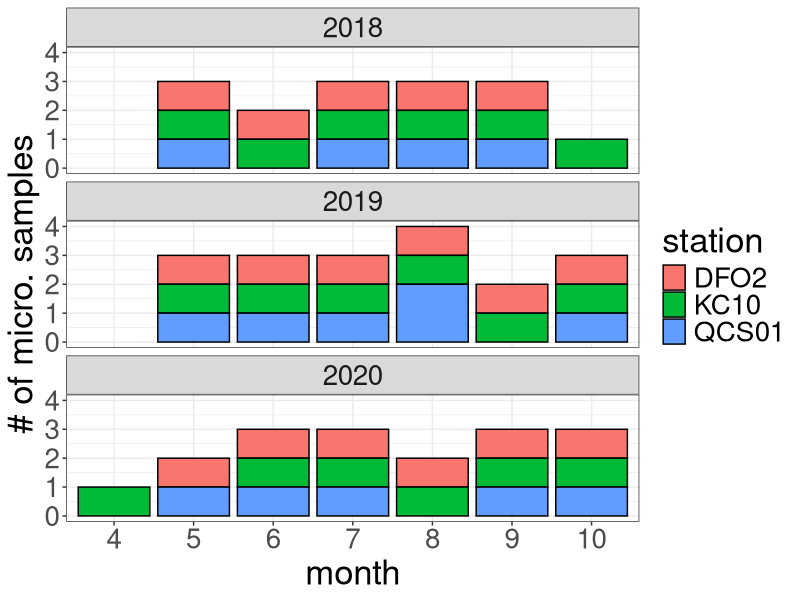
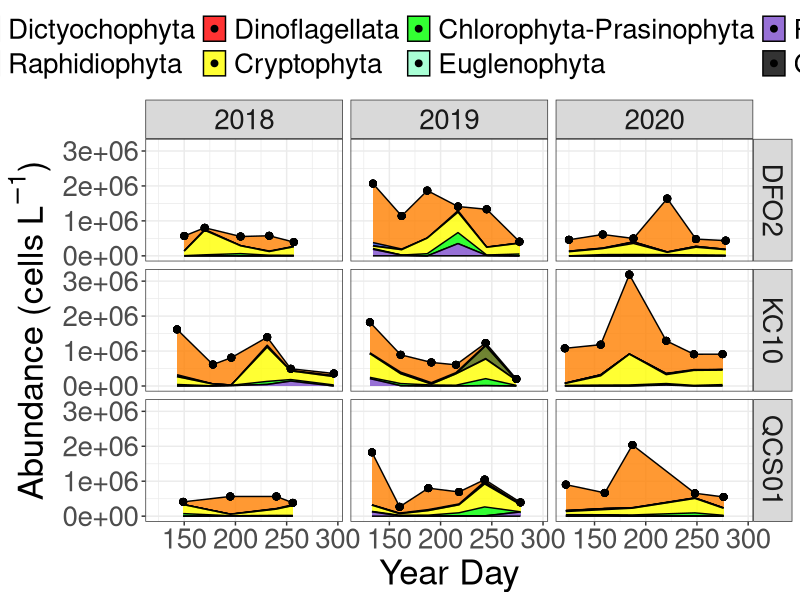
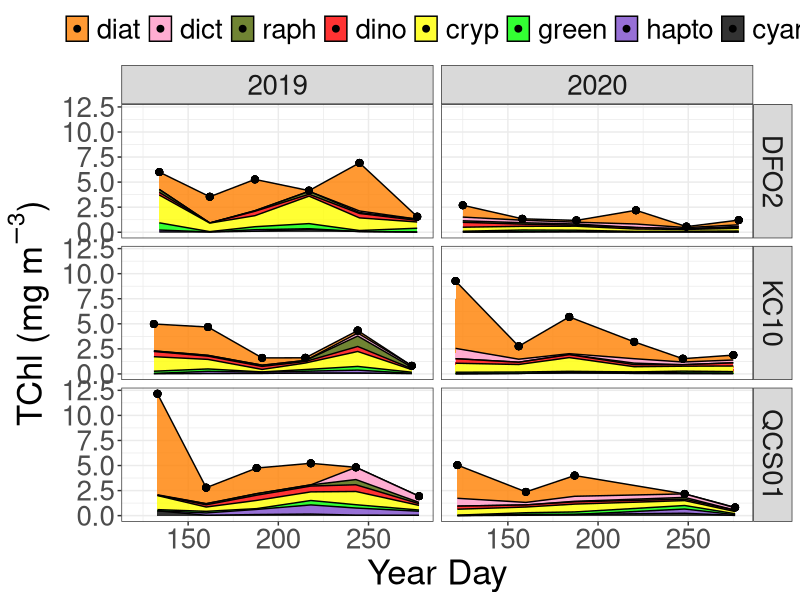
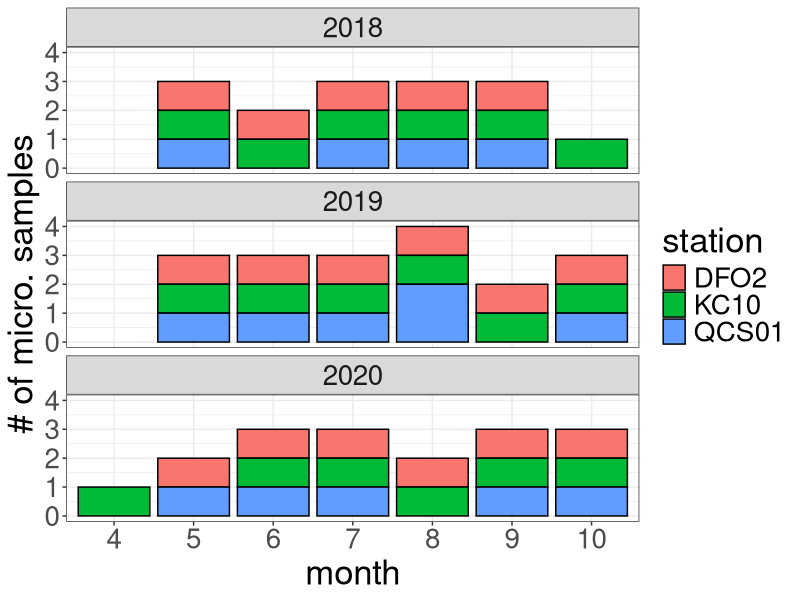
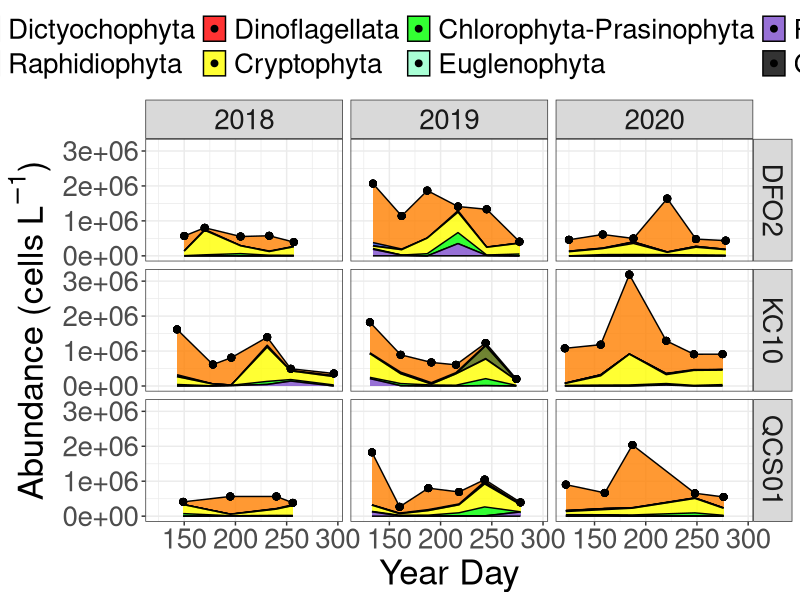
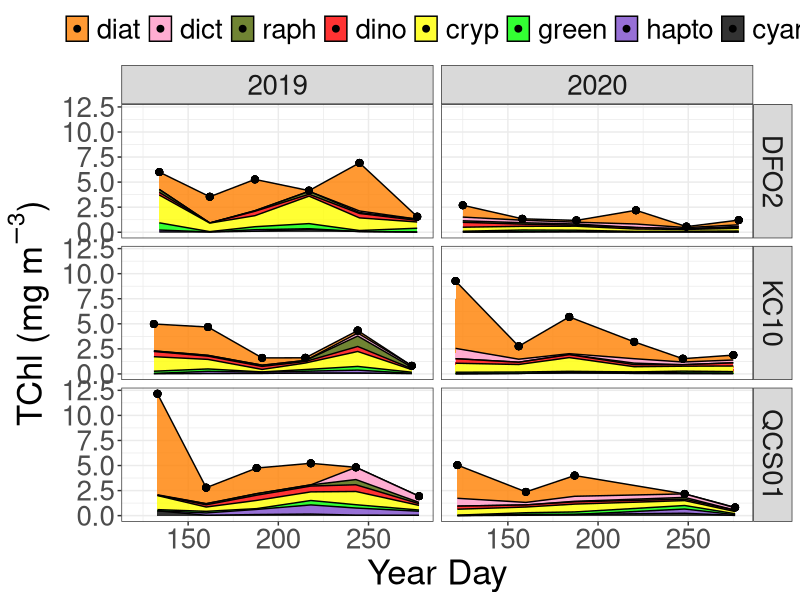

R code for these plots, in order: (Note: this script raises an error after producing the figures.)
## ---- chunk 1
#Load packages
library(tidyverse)
library(patchwork)
library(here)
library(readr)
library(readxl)
## ---- chunk 2
#Upload fully formatted microscopy data

micro <- read_csv(here("outputs", "micro_master_2021-10-18.csv"))

## ---- chunk 3
#Upload chemtax data

#Upload data
#Uploading chemtax data
chem <- read_csv(here("outputs", "chemtax_master_2021-11-04.csv")) 


## ---- chunk 4
#Selecting autotrophic groups from class level specifications above. Too coarse for dinos.


#Can't figure out how to make this work with multiple stations. Trying each separately and binding
micro_sum_dfo2 <- micro %>%
  filter(trophicStatus == "auto" &
          site_id == "DFO2") %>% 
  complete(date, group) %>% # make each day have all species, even if not observed (for joining)
  group_by(date, group) %>% 
  summarise(sum = sum(count)) %>% #sum counts for each grouping/class
  ungroup() %>% 
  arrange(date, group) %>% 
  mutate(sum = replace_na(sum, 0),
         site_id = "DFO2") #replace NAs, created by complete, with 0s

micro_sum_kc10 <- micro %>%
  filter(trophicStatus == "auto" &
          site_id == "KC10") %>% 
  complete(date, group) %>% # make each day have all species, even if not observed (for joining)
  group_by(date, group) %>% 
  summarise(sum = sum(count)) %>% #sum counts for each grouping/class
  ungroup() %>% 
  arrange(date, group) %>% 
  mutate(sum = replace_na(sum, 0),
         site_id = "KC10") #replace NAs, created by complete, with 0s

micro_sum_qcs01 <- micro %>%
  filter(trophicStatus == "auto" &
          site_id == "QCS01") %>% 
  complete(date, group) %>% # make each day have all species, even if not observed (for joining)
  group_by(date, group) %>% 
  summarise(sum = sum(count)) %>% #sum counts for each grouping/class
  ungroup() %>% 
  arrange(date, group) %>% 
  mutate(sum = replace_na(sum, 0),
         site_id = "QCS01") #replace NAs, created by complete, with 0s

micro_sum_qu39 <- micro %>%
  filter(trophicStatus == "auto" &
          site_id == "QU39") %>% 
  complete(date, group) %>% # make each day have all species, even if not observed (for joining)
  group_by(date, group) %>% 
  summarise(sum = sum(count)) %>% #sum counts for each grouping/class
  ungroup() %>% 
  arrange(date, group) %>% 
  mutate(sum = replace_na(sum, 0),
         site_id = "QU39") #replace NAs, created by complete, with 0s

micro_sum <- rbind(micro_sum_dfo2, micro_sum_kc10, micro_sum_qcs01, micro_sum_qu39)
## ---- chunk 5
#Set order or groups for plotting

micro_sum$group <- factor(micro_sum$group,
                         levels = c("Bacillariophyta", #Y
                                    "Chrysophyta", #Y
                                    "Dictyochophyta", #Y
                                    "Raphidiophyta", #Y
                                    "Dinoflagellata", #Y
                                    "Cryptophyta",#Y
                                    "Chlorophyta-Prasinophyta", #Y 
                                    "Euglenophyta", #Y
                                    "Prymnesiophyta-Haptophyta", #Y 
                                    "Cyanobacteria", #Y
                                    "Unknown_Chlorophyta?", #Y
                                    "Unknown_Dinophyceae?", #Y
                                    "Unknown_flagellate" #Y
                                    ))
## ---- chunk 6
#Setting colour pallete for microscopy data - roughly comparable to chemtax data
color_palette_micro <- c("#ff8000", #Diatoms 
                   "#2642D5", #Chrysophytes
                   "#ff99c7", #Dicto (same color as chryso as same pig. group)
                   "#4d6600", #Raph
                   "#ff0000", #Dino
                   "#ffff00", #Crypto
                   "#00ff00", #Chloro (chloro and eugleno same colour, same pig. group)
                   "#93FFCA", #Eugleno
                   "#7d4dcc", #Hapto
                   "#000000"  #Cyano
                   )

#Set month labels for plot
month_labels_5 <- rep(c('J','F','M','A','M','J','J','A','S','O','N','D'), 5)

month_labels <- c('J','F','M','A','M','J','J','A','S','O','N','D')
## ---- chunk 7
#Plotting when we have data available for microscopy at Calvert
micro %>%  
  filter(!site_id == "QU39" & date > "2018-01-01" & date < "2021-01-01") %>%  
  distinct(date, site_id) %>% 
  mutate(year = lubridate::year(date),
         month = lubridate::month(date)) %>% 
  group_by(year, month, site_id) %>% 
  summarise(n = n()) %>% 
  ggplot(aes(x = as.factor(month), y = n, fill = site_id)) + 
  geom_bar(stat = "identity", color = "black") +
  facet_wrap(~ year, ncol = 1) +
  theme_bw() +
  labs(y = "# of micro. samples",
       x = "month",
       fill = "station") +
  theme(text = element_text(size = 25))

ggsave(here("figures_new", "sample_number.png"),
       width = 17, height = 15, dpi = 300)
## ---- chunk 8

#Microscopy 2019 timeseries - need to downscale QU39

micro_sum %>% 
  filter(date > "2018-04-01" & date < "2020-11-01" & !site_id == "QU39") %>% 
  group_by(date, site_id) %>% 
  mutate(sum_all = sum(sum, na.rm = TRUE)) %>%
  ungroup() %>% 
  mutate(year = lubridate::year(date),
         month = lubridate::month(date),
         yday = lubridate::yday(date)) %>% 
  ggplot(aes(x = yday, y = sum, group = group, fill = group)) +
  geom_area(position = "stack", alpha = 0.8, size = 0.5, colour = "black") +
  geom_point(aes(x = yday, y = sum_all), size = 2) +
  scale_fill_manual(values = color_palette_micro) +
  facet_grid(site_id ~ year) +
  theme_bw() +
  theme(legend.position = "top",
        legend.direction = "horizontal",
        legend.title = element_blank(),
        text = element_text(size = 11)) +
        # strip.background = element_blank(),
        # strip.text = element_blank()) + 
  labs(x = "Year Day",
           y = bquote("Abundance (cells" ~ L^-1*")")) +
  theme(text = element_text(size = 25)) 

ggsave(here("figures_rev2", "timeseries_calvert.png"),
       width = 17, height = 10, dpi = 300)

## ---- chunk 9
#Making Tidy
#Chemtax
chem_tidy <- chem %>% 
  pivot_longer(c(cyan, hapto, green, cryp, dino, dict, raph, diat),
                 names_to = "phyto_group", values_to = "TChla") %>% 
  group_by(date, site_id, phyto_group) %>% 
  summarize(TChla_mean = mean(TChla)) %>% 
  ungroup() %>% 
  group_by(date, site_id) %>% 
  mutate(TChla_sum = sum(TChla_mean)) %>% 
  ungroup()

## ---- chunk 10

#Order phytoplankton groups roughly from smallest to largest - create order list
order_chem <- c("cyan", "hapto", "green", "cryp",
                "dino", "raph", "dict", "diat")

#Chemtax - Specify order of phyto groups for figures
chem_tidy <- arrange(mutate(chem_tidy,
                                phyto_group = factor(phyto_group,
                                levels = order_chem)))

chem_tidy <- chem_tidy %>% 
  arrange(date, phyto_group)

## ---- chunk 11

#Set Color palette for plotting. Currently based on QU39 manuscript. Brewer has some good ones for R style.
palette_chem <- c("#ff8000", #1 - Diatoms (orange)
                  "#ff99c7", #2 - Dictyochophytes (pink)
                  "#4d6600", #3 - Raphidophytes (dark green)
                  "#ff0000", #4 - Dinoflagellates (Red)
                  "#ffff00", #5 - Cryptophytes (yellow)
                  "#00ff00", #6 - Chlorophyta (light green)
                  "#7d4dcc", #7 - Haptophytes (purple)
                  "#000000") #8 - Cyanobacteria (black)

#Set month labels for plot
month_labels <- c('J','F','M','A','M','J','J','A','S','O','N','D')
## ---- chunk 12

chem_tidy %>% 
  filter(date > "2018-04-01" & date < "2020-11-01" & !site_id == "QU39") %>% 
  mutate(year = lubridate::year(date),
         month = lubridate::month(date),
         yday = lubridate::yday(date)) %>% 
  ggplot(aes(x = yday, y = TChla_mean, fill = fct_rev(phyto_group))) +
  geom_area(position = "stack", alpha = 0.8, size = 0.5, colour = "black") +
  geom_point(aes(x = yday, y = TChla_sum), size = 2) +
  scale_fill_manual(values = palette_chem) +
  facet_grid(site_id ~ year) +
  theme_bw() +
  theme(legend.position = "top",
        legend.direction = "horizontal",
        legend.title = element_blank(),
        text = element_text(size = 11)) +
  guides(fill = guide_legend(nrow = 1)) +
        # strip.background = element_blank(),
        # strip.text = element_blank()) + 
  labs(x = "Year Day",
           y = bquote("TChl (mg" ~ m^-3*")")) +
  theme(text = element_text(size = 25)) 

ggsave(here("figures_rev2", "timeseries_calvert_chem.png"),
       width = 16, height = 10, dpi = 300)

## ---- chunk 13
#Plot chemtax data by station - biomass
chem_tidy %>%
  ggplot() +
  geom_area(aes(date, TChla_mean, fill = fct_rev(phyto_group)),
    alpha = 0.8, size = 0.5, colour = "black") +
  geom_point(aes(date, TChla_sum)) +
  facet_wrap(~ site_id, nrow = 4) +
  scale_fill_manual(values = palette_chem) +
  theme_bw() +
  labs(y = bquote("TChl (mg" ~ m^-3*")"),
       fill = "Group") +
  scale_x_date(limits = startEnd,
               breaks = scales::date_breaks("1 month"),
               labels = scales::date_format("%m")) +
  theme(legend.position = "top",
        legend.direction = "horizontal",
        legend.title = element_blank(),
        text = element_text(size = 30)) +
  theme(strip.background = element_blank(),
        strip.text.x = element_blank(),
        text = element_text(size = 30)) +
        # plot.margin = margin(0, 50, 0, 0)) +
  guides(fill = guide_legend(nrow = 1))
  
ggsave(here("figures_new", "calvert_qu39_chem_2019-ts.png"),
       width=16, height=14, dpi=300)
## ---- chunk 14
#Plot chemtax data by station - relative
chem_tidy %>%
  ggplot() +
  geom_area(aes(date, TChla_mean, fill = fct_rev(phyto_group)),
    position = "fill", alpha = 0.8, size = 0.5, colour = "black") +
  geom_point(aes(date, 1)) +
  facet_wrap(~ site_id, nrow = 4) +
  scale_fill_manual(values = palette_chem) +
  theme_bw() +
  labs(y = bquote("Relative (%)"),
       fill = "Group") +
  scale_x_date(limits = startEnd,
               breaks = scales::date_breaks("1 month"),
               labels = scales::date_format("%m")) +
  theme(legend.position = "top",
        legend.direction = "horizontal",
        legend.title = element_blank(),
        text = element_text(size = 30)) +
  theme(strip.background = element_blank(),
        strip.text.x = element_blank(),
        text = element_text(size = 30)) +
        # plot.margin = margin(0, 50, 0, 0)) +
  guides(fill = guide_legend(nrow = 1))
  
ggsave(here("figures", "calvert_qu39_chem_relative_2019-ts.png"),
       width=16, height=14, dpi=300)
## ---- chunk 15
#Trying to plot Relative in a different way - CHEMTAX
chem_qu39_ds <- chem_tidy %>%
  filter(site_id == "QU39")

chem_qu39_ds <- chem_qu39_ds %>%
  filter(date == "2019-05-09" |
         date == "2019-06-04" |
         date == "2019-07-09" |
         date == "2019-08-07" |
         date == "2019-08-29" |
         date == "2019-10-09" |
         #date == "2019-11-26" | #removing this for multi-year analysis
         date == "2020-04-29" | #Different month, but very close temporally
         date == "2020-06-04" |
         date == "2020-07-09" | # Also 06-30 - Tricky
         date == "2020-08-04" | # Also 08-13 
         date == "2020-09-01" |
         date == "2020-10-08")

chem_ds <- chem_tidy %>%
  filter(!site_id == "QU39")

chem_ds <- rbind(chem_ds, chem_qu39_ds)

# chem_ds <- chem_ds %>% 
#   filter(date > "2019-05-01" & date < "2019-12-01") %>% 
#   arrange(date)

chem_ds <- chem_ds %>%  
  mutate(month = lubridate::month(date),
         month = case_when(date == "2019-08-29" ~ 9,
                           date == "2019-08-31" ~ 9,
                           date == "2020-04-29" ~ 5,
                           date == "2020-04-30" ~ 5,
                             TRUE ~ as.numeric (month)))
    
## ---- chunk 16
micro_qu39_ds <- micro_sum %>%
  filter(site_id == "QU39")

micro_qu39_ds_distinct <- micro_qu39_ds %>%
  mutate(month = lubridate::month(date)) %>% 
  filter(date > "2018-01-01" & date < "2021-01-01" & month > 3 & month < 11) %>%
  distinct(date, site_id)

#Trying to plot Relative in a different way - CHEMTAX
micro_qu39_ds <- micro_qu39_ds %>%
  filter(date == "2018-05-29" | #could also be 05-22
         date == "2018-06-26" |
         date == "2018-07-23" | # Could also be 07-16
         date == "2018-08-21" | # 08-14, 08-28
         date == "2018-09-13" |   
         date == "2018-10-24" |
         date == "2019-05-09" |
         date == "2019-06-04" |
         date == "2019-07-09" |
         date == "2019-08-07" |
         date == "2019-08-29" |
         date == "2019-10-09" |
         #date == "2019-11-26" | #removing this for multi-year analysis
         date == "2020-04-29" | #Different month, but very close temporally
         date == "2020-06-04" |
         date == "2020-07-09" | # Also 06-30 - Tricky
         date == "2020-08-04" | # Also 08-13 
         date == "2020-09-01" |
         date == "2020-10-08")

micro_ds <- micro_sum %>%
  filter(!site_id == "QU39")

micro_ds_distinct <- micro_ds %>% 
  mutate(month = lubridate::month(date)) %>% 
  filter(date > "2018-01-01" & date < "2021-01-01" & month > 4 & month < 11) %>%
  distinct(date, site_id) %>% 
  mutate(row_n = row_number())

micro_ds <- rbind(micro_ds, micro_qu39_ds)

# micro_ds <- micro_ds %>% 
#   filter(date > "2019-05-01" & date < "2019-12-01") %>% 
#   arrange(date)

micro_ds <- micro_ds %>%  
  mutate(month = lubridate::month(date),
         month = case_when(date == "2019-08-29" ~ 9,
                           date == "2019-08-31" ~ 9,
                           date == "2020-04-29" ~ 5,
                           date == "2020-04-30" ~ 5,
                             TRUE ~ as.numeric (month)))
## ---- chunk 17
p1 <- micro_ds %>% 
  filter(!group == "Unknown_Chlorophyta?" &
         !group == "Unknown_Dinophyceae?" &
         !group == "Unknown_flagellate" &
           date >= "2018-05-01" & date < "2018-11-01") %>% 
  ggplot(aes(x = site_id, y = sum, fill = group)) +
  geom_bar(position = "stack", stat = "identity", color = "black") +
  ylim(y = c(0, 3500000)) +
  facet_wrap(~ month, nrow = 1) +
  scale_fill_manual(values = color_palette_micro) +
  scale_x_discrete(labels = c("DFO2" = "F", "KC10" = "C", "QCS01" = "S",
                              "QU39" = "E")) +
  # labs(y = bquote("Abundance (cells" ~ L^-1*")")) +
  theme_bw() +
  theme(legend.position = "top",
        legend.direction = "horizontal",
        legend.title = element_blank(),
        axis.title.x = element_blank(),
        axis.text.x = element_blank(),
        axis.title.y = element_blank(),
        text = element_text(size = 30),
        axis.text = element_text(colour = "black"))

p2 <- micro_ds %>% 
  filter(!group == "Unknown_Chlorophyta?" &
         !group == "Unknown_Dinophyceae?" &
         !group == "Unknown_flagellate" &
           date >= "2019-05-01" & date < "2019-11-01") %>% 
  ggplot(aes(x = site_id, y = sum, fill = group)) +
  geom_bar(position = "stack", stat = "identity", color = "black") +
  ylim(y = c(0, 3500000)) +
  facet_wrap(~ month, nrow = 1) +
  scale_fill_manual(values = color_palette_micro) +
  scale_x_discrete(labels = c("DFO2" = "F", "KC10" = "C", "QCS01" = "S",
                              "QU39" = "E")) +
  labs(y = bquote("Abund. (cells" ~ L^-1*")")) +
  theme_bw() +
  theme(strip.background = element_blank(),
        strip.text.x = element_blank(),
        legend.position = "none",
        axis.title.x = element_blank(),
        axis.text.x = element_blank(),
        text = element_text(size = 30),
        axis.text = element_text(colour = "black"))

p3 <- micro_ds %>% 
  filter(!group == "Unknown_Chlorophyta?" &
         !group == "Unknown_Dinophyceae?" &
         !group == "Unknown_flagellate" &
          date > "2020-04-27" & date < "2020-11-01") %>% 
  ggplot(aes(x = site_id, y = sum, fill = group)) +
  geom_bar(position = "stack", stat = "identity", color = "black") +
  ylim(y = c(0, 3500000)) +
  facet_wrap(~ month, nrow = 1) +
  scale_fill_manual(values = color_palette_micro) +
  scale_x_discrete(labels = c("DFO2" = "F", "KC10" = "C", "QCS01" = "S",
                              "QU39" = "E")) +
  # labs(y = bquote("Abundance (cells" ~ L^-1*")")) +
  theme_bw() +
  theme(strip.background = element_blank(),
        strip.text.x = element_blank(),
        legend.position = "none",
        axis.title.x = element_blank(),
        axis.title.y = element_blank(),
        text = element_text(size = 30),
        axis.text = element_text(colour = "black"))

fig <-  p1/p2/p3

ggsave(here("figures_new", "calvert_qu39_2018-2020_micro_box_absolute.png"), fig,
       width = 20, height = 12, dpi = 300)
## ---- chunk 18
# p1 <- micro_ds %>% 
#   filter(!group == "Unknown_Chlorophyta?" &
#          !group == "Unknown_Dinophyceae?" &
#          !group == "Unknown_flagellate" &
#            date >= "2018-01-01" & date < "2021-01-01" & month > 4 & month < 11) %>% 
#   mutate(year = lubridate::year(date),
#          row_n = row_number()) %>% 
#   ggplot(aes(x = site_id, y = sum, fill = group)) +
#   geom_bar(position = "stack", stat = "identity", color = "black") +
#   geom_text(aes(label = row_n, group = site_id),  vjust = -1, data = micro_ds_distinct) +
#   ylim(y = c(0, 3500000)) +
#   facet_grid(year ~ month) +
#   scale_fill_manual(values = color_palette_micro) +
#   scale_x_discrete(labels = c("DFO2" = "F", "KC10" = "C", "QCS01" = "S",
#                               "QU39" = "E")) +
#   # labs(y = bquote("Abundance (cells" ~ L^-1*")")) +
#   theme_bw() +
#   theme(legend.position = "top",
#         legend.direction = "horizontal",
#         legend.title = element_blank(),
#         axis.title.x = element_blank(),
#         axis.text.x = element_blank(),
#         axis.title.y = element_blank(),
#         text = element_text(size = 30),
#         axis.text = element_text(colour = "black"))
# 
# 
# 
# ggsave(here("figures_new", "calvert_qu39_2018-2020_micro_box_absolute_grid.png"),
#        width = 20, height = 12, dpi = 300)
## ---- chunk 19
p1 <- chem_ds %>% 
  filter(date >= "2019-05-01" & date < "2019-11-01") %>% 
  ggplot(aes(x = site_id, y = TChla_mean, fill = fct_rev(phyto_group))) +
  geom_bar(position = "stack", stat = "identity", color = "black") +
  facet_wrap(~ month, nrow = 1) +
  scale_fill_manual(values = palette_chem) +
  scale_x_discrete(labels = c("DFO2" = "F", "KC10" = "C", "QCS01" = "S",
                              "QU39" = "E")) +
  labs(y = bquote("TChl (mg" ~ m^-3*")")) +
  theme_bw() +
  theme(legend.position = "top",
        legend.direction = "horizontal",
        legend.title = element_blank()) +
  theme(axis.title.x = element_blank(),
        text = element_text(size = 30),
        axis.text = element_text(colour = "black")) +
  guides(fill = guide_legend(nrow = 1))

p2 <- chem_ds %>% 
  filter(date > "2020-04-27" & date < "2020-11-01") %>%  
  ggplot(aes(x = site_id, y = TChla_mean, fill = fct_rev(phyto_group))) +
  geom_bar(position = "stack", stat = "identity", color = "black") +
  facet_wrap(~ month, nrow = 1) +
  scale_fill_manual(values = palette_chem) +
  scale_x_discrete(labels = c("DFO2" = "F", "KC10" = "C", "QCS01" = "S",
                              "QU39" = "E")) +
  labs(y = bquote("TChl (mg" ~ m^-3*")")) +
  theme_bw() +
  theme(strip.background = element_blank(),
        strip.text.x = element_blank(),
        legend.position = "none",
        axis.title.x = element_blank(),
        axis.text.x = element_blank(),
        text = element_text(size = 30),
        axis.text = element_text(colour = "black")) +
  guides(fill = guide_legend(nrow = 1))

fig <- p1/p2

ggsave(here("figures_new", "calvert_qu39_2018-2020_chem_box_absolute.png"), fig,
       width = 20, height = 10, dpi = 300)
## ---- chunk 20
p1 <- micro_ds %>% 
  filter(!group == "Unknown_Chlorophyta?" &
         !group == "Unknown_Dinophyceae?" &
         !group == "Unknown_flagellate" &
           date >= "2019-05-01" & date <= "2019-12-01") %>% 
  ggplot(aes(x = site_id, y = sum, fill = group)) +
  geom_bar(position = "stack", stat = "identity") +
  facet_wrap(~ month, nrow = 1) +
  scale_fill_manual(values = color_palette_micro) +
  scale_x_discrete(labels = c("DFO2" = "F", "KC10" = "C", "QCS01" = "S",
                              "QU39" = "E")) +
  labs(y = bquote("Abundance (cells" ~ L^-1*")")) +
  theme_bw() +
  theme(legend.position = "top",
        legend.direction = "horizontal",
        legend.title = element_blank()) +
  theme(axis.title.x = element_blank(),
        text = element_text(size = 30),
        axis.text = element_text(colour = "black"))

p2 <- chem_ds %>% 
  filter(date >= "2019-05-01" & date <= "2019-12-01") %>% 
  ggplot(aes(x = site_id, y = TChla_mean, fill = fct_rev(phyto_group))) +
  geom_bar(position = "stack", stat = "identity") +
  facet_wrap(~ month, nrow = 1) +
  scale_fill_manual(values = palette_chem) +
  scale_x_discrete(labels = c("DFO2" = "F", "KC10" = "C", "QCS01" = "S",
                              "QU39" = "E")) +
  labs(y = bquote("TChl (mg" ~ m^-3*")")) +
  theme_bw() +
  theme(legend.position = "top",
        legend.direction = "horizontal",
        legend.title = element_blank()) +
  theme(axis.title.x = element_blank(),
        text = element_text(size = 30),
        axis.text = element_text(colour = "black")) +
  guides(fill = guide_legend(nrow = 1))

fig <- p1/p2

ggsave(here("figures_new", "calvert_qu39_2019_box_comb_absolute_test.png"), fig,
       width = 20, height = 10, dpi = 300)
## ---- chunk 21
p1 <- micro_ds %>% 
  filter(!group == "Unknown_Chlorophyta?" &
         !group == "Unknown_Dinophyceae?" &
         !group == "Unknown_flagellate" &
           date >= "2019-05-01" & date <= "2019-12-01") %>%
  ggplot(aes(x = site_id, y = sum, fill = group)) +
  geom_bar(position = "fill", stat = "identity") +
  facet_wrap(~ month, nrow = 1) +
  scale_fill_manual(values = color_palette_micro) +
  scale_x_discrete(labels = c("DFO2" = "F", "KC10" = "C", "QCS01" = "S",
                              "QU39" = "E")) +
  labs(y = bquote("Abundance (%)")) +
  theme_bw() +
  theme(legend.position = "top",
        legend.direction = "horizontal",
        legend.title = element_blank()) +
  theme(axis.title.x = element_blank(),
        text = element_text(size = 30),
        axis.text = element_text(colour = "black"))

p2 <- chem_ds %>% 
  filter(date >= "2019-05-01" & date <= "2019-12-01") %>%
  ggplot(aes(x = site_id, y = TChla_mean, fill = fct_rev(phyto_group))) +
  geom_bar(position="fill", stat="identity") +
  facet_wrap(~ month, nrow = 1) +
  scale_fill_manual(values = palette_chem) +
  scale_x_discrete(labels = c("DFO2" = "F", "KC10" = "C", "QCS01" = "S",
                              "QU39" = "E")) +
  labs(y = bquote("TChl (%)")) +
  theme_bw() +
  theme(legend.position = "top",
        legend.direction = "horizontal",
        legend.title = element_blank()) +
  theme(axis.title.x = element_blank(),
        text = element_text(size = 30),
        axis.text = element_text(colour = "black")) +
  guides(fill = guide_legend(nrow = 1))

fig <- p1/p2

ggsave(here("figures_new", "calvert_qu39_2019_box_comb_test.png"), fig,
       width = 20, height = 10, dpi = 300)
## ---- chunk 22
micro_qu39_ds_full <- micro %>%
  filter(site_id == "QU39")

micro_qu39_ds_full_distinct <- micro_qu39_ds_full %>%
  mutate(month = lubridate::month(date)) %>% 
  filter(date > "2018-01-01" & date < "2021-01-01" & month > 3 & month < 11) %>%
  distinct(date, site_id)

#Trying to plot Relative in a different way - CHEMTAX
micro_qu39_ds_full <- micro_qu39_ds_full %>%
  filter(date == "2018-05-29" | #could also be 05-22
         date == "2018-06-26" |
         date == "2018-07-23" | # Could also be 07-16
         date == "2018-08-21" | # 08-14, 08-28
         date == "2018-09-13" |   
         date == "2018-10-24" |
         date == "2019-05-09" |
         date == "2019-06-04" |
         date == "2019-07-09" |
         date == "2019-08-07" |
         date == "2019-08-29" |
         date == "2019-10-09" |
         #date == "2019-11-26" | #removing this for multi-year analysis
         date == "2020-04-29" | #Different month, but very close temporally
         date == "2020-06-04" |
         date == "2020-07-09" | # Also 06-30 - Tricky
         date == "2020-08-04" | # Also 08-13 
         date == "2020-09-01" |
         date == "2020-10-08")

micro_ds_full <- micro %>%
  filter(!site_id == "QU39")

micro_ds_full_distinct <- micro_ds_full %>% 
  mutate(month = lubridate::month(date)) %>% 
  filter(date > "2018-01-01" & date < "2021-01-01" & month > 4 & month < 11) %>%
  distinct(date, site_id) %>% 
  mutate(row_n = row_number())

micro_ds_full <- rbind(micro_ds_full, micro_qu39_ds_full)


micro_ds_full <- micro_ds_full %>%  
  mutate(month = lubridate::month(date),
         month = case_when(date == "2019-08-29" ~ 9,
                           date == "2019-08-31" ~ 9,
                           date == "2020-04-29" ~ 5,
                           date == "2020-04-30" ~ 5,
                             TRUE ~ as.numeric (month)))

micro_ds_full <- micro_ds_full %>% 
  filter(date > "2018-01-01" & date < "2020-12-31" & month > 4 & month < 11)
## ---- chunk 23
micro_ds_full %>% 
  filter(scientificName == "Thalassiosira rotula") %>%
  mutate(year = lubridate::year(date)) %>% 
  ggplot(aes(x = month, y = count, color = site_id)) +
  geom_point() +
  facet_wrap(~year)
